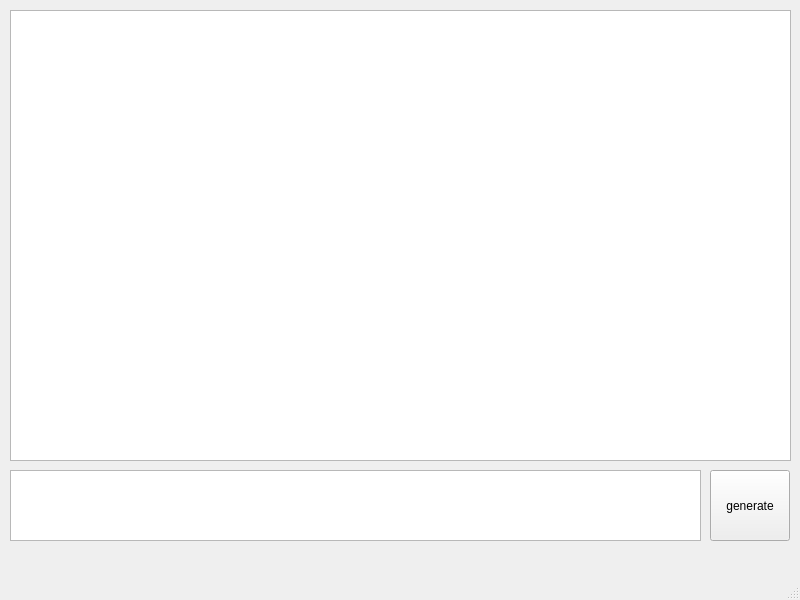
<?xml version="1.0" encoding="UTF-8"?>
<ui version="4.0">
 <class>MainWindow</class>
 <widget class="QMainWindow" name="MainWindow">
  <property name="geometry">
   <rect>
    <x>0</x>
    <y>0</y>
    <width>800</width>
    <height>600</height>
   </rect>
  </property>
  <property name="windowTitle">
   <string>MainWindow</string>
  </property>
  <widget class="QWidget" name="centralwidget">
   <widget class="QTextEdit" name="promptBox">
    <property name="geometry">
     <rect>
      <x>10</x>
      <y>470</y>
      <width>691</width>
      <height>71</height>
     </rect>
    </property>
   </widget>
   <widget class="QPushButton" name="generateButton">
    <property name="geometry">
     <rect>
      <x>710</x>
      <y>470</y>
      <width>80</width>
      <height>71</height>
     </rect>
    </property>
    <property name="text">
     <string>generate</string>
    </property>
   </widget>
   <widget class="QTextBrowser" name="chatBox">
    <property name="geometry">
     <rect>
      <x>10</x>
      <y>10</y>
      <width>781</width>
      <height>451</height>
     </rect>
    </property>
   </widget>
  </widget>
  <widget class="QMenuBar" name="menubar">
   <property name="geometry">
    <rect>
     <x>0</x>
     <y>0</y>
     <width>800</width>
     <height>23</height>
    </rect>
   </property>
  </widget>
  <widget class="QStatusBar" name="statusbar"/>
 </widget>
 <resources/>
 <connections/>
</ui>
